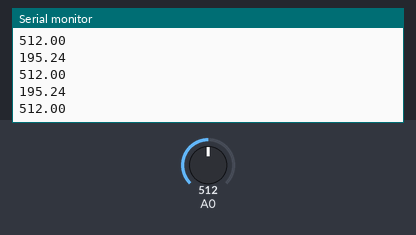
A sketch run on a simulated Arduino Uno, built with avr-gcc and run on an emulated ATmega328P. On the bench: the last lines printed to the serial monitor. The test bench sets the inputs (shaded band); at power-on: A0 = 512.

Above: at 1.2 s.
1.3 s: A0 set to 716
At 2.2 s:
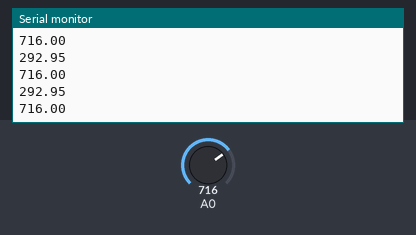
2.8 s: A0 set to 900
At 3.4 s:
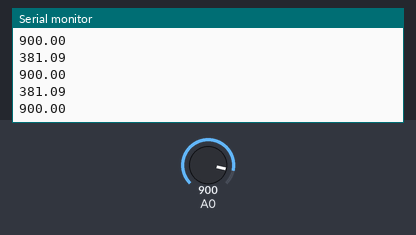
Timing chart, 0 to 5.8 s (numbered marks = the images above; inputs shaded):
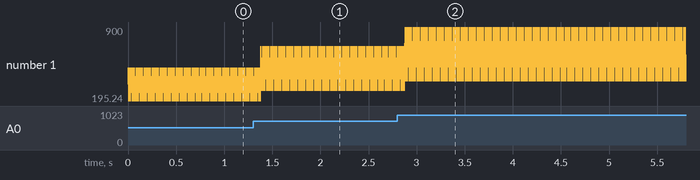

Measured:
- after the input at 1.3 s, the serial monitor: prints a new line after 0.08 s (image 1)
- after the input at 2.8 s, the serial monitor: prints a new line after 0.08 s (image 2)
- plotted number 1: 512 → 716 after the input at 1.3 s, 716 → 381.09 after the input at 2.8 s

The sketch:

Temperature_sensor.ino
```cpp
void setup()
{
  Serial.begin(9600);
}

void loop()
{
  float sensorValue= analogRead(A0);
  Serial.println(sensorValue);
  float volt = (sensorValue/1023) * 4.9;
  float temp = (volt-0.5) * 100;
  Serial.println(temp);
}
```
